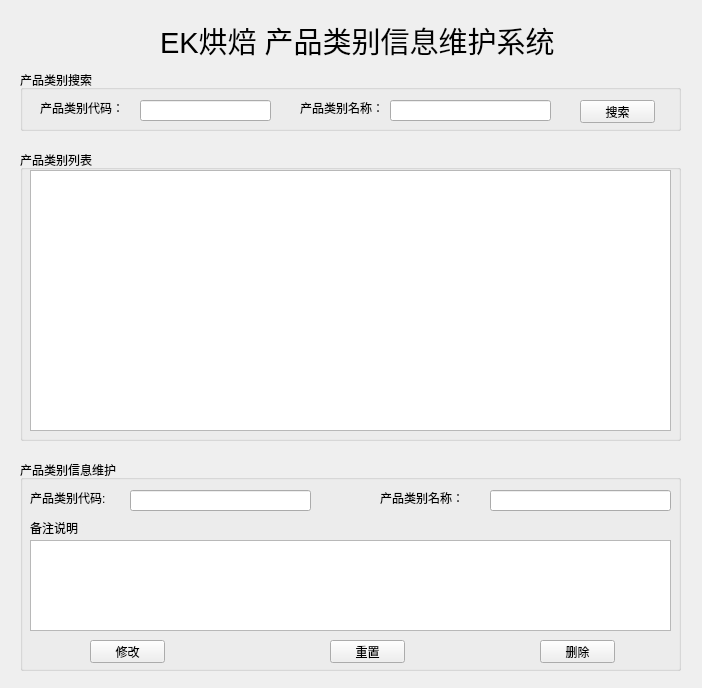
<?xml version="1.0" encoding="UTF-8"?>
<ui version="4.0">
 <class>Form</class>
 <widget class="QWidget" name="Form">
  <property name="geometry">
   <rect>
    <x>0</x>
    <y>0</y>
    <width>702</width>
    <height>688</height>
   </rect>
  </property>
  <property name="windowTitle">
   <string>Form</string>
  </property>
  <widget class="QGroupBox" name="groupBox">
   <property name="geometry">
    <rect>
     <x>20</x>
     <y>70</y>
     <width>661</width>
     <height>61</height>
    </rect>
   </property>
   <property name="title">
    <string>产品类别搜索</string>
   </property>
   <widget class="QLineEdit" name="s_type_id">
    <property name="geometry">
     <rect>
      <x>120</x>
      <y>30</y>
      <width>131</width>
      <height>21</height>
     </rect>
    </property>
   </widget>
   <widget class="QLineEdit" name="s_type_name">
    <property name="geometry">
     <rect>
      <x>370</x>
      <y>30</y>
      <width>161</width>
      <height>21</height>
     </rect>
    </property>
   </widget>
   <widget class="QPushButton" name="pb_search">
    <property name="geometry">
     <rect>
      <x>560</x>
      <y>30</y>
      <width>75</width>
      <height>23</height>
     </rect>
    </property>
    <property name="text">
     <string>搜索</string>
    </property>
    <property name="icon">
     <iconset>
      <normaloff>../img/search.png</normaloff>../img/search.png</iconset>
    </property>
   </widget>
   <widget class="QLabel" name="label">
    <property name="geometry">
     <rect>
      <x>20</x>
      <y>30</y>
      <width>81</width>
      <height>16</height>
     </rect>
    </property>
    <property name="text">
     <string>产品类别代码：</string>
    </property>
   </widget>
   <widget class="QLabel" name="label_2">
    <property name="geometry">
     <rect>
      <x>280</x>
      <y>30</y>
      <width>81</width>
      <height>16</height>
     </rect>
    </property>
    <property name="text">
     <string>产品类别名称：</string>
    </property>
   </widget>
  </widget>
  <widget class="QGroupBox" name="groupBox_2">
   <property name="geometry">
    <rect>
     <x>20</x>
     <y>150</y>
     <width>661</width>
     <height>291</height>
    </rect>
   </property>
   <property name="title">
    <string>产品类别列表</string>
   </property>
   <widget class="QTableWidget" name="tab_type_info">
    <property name="geometry">
     <rect>
      <x>10</x>
      <y>20</y>
      <width>641</width>
      <height>261</height>
     </rect>
    </property>
   </widget>
  </widget>
  <widget class="QGroupBox" name="groupBox_3">
   <property name="geometry">
    <rect>
     <x>20</x>
     <y>460</y>
     <width>661</width>
     <height>211</height>
    </rect>
   </property>
   <property name="title">
    <string>产品类别信息维护</string>
   </property>
   <widget class="QLineEdit" name="edit_type_id">
    <property name="geometry">
     <rect>
      <x>110</x>
      <y>30</y>
      <width>181</width>
      <height>21</height>
     </rect>
    </property>
   </widget>
   <widget class="QLineEdit" name="edit_type_name">
    <property name="geometry">
     <rect>
      <x>470</x>
      <y>30</y>
      <width>181</width>
      <height>21</height>
     </rect>
    </property>
   </widget>
   <widget class="QPlainTextEdit" name="edeit_desc">
    <property name="geometry">
     <rect>
      <x>10</x>
      <y>80</y>
      <width>641</width>
      <height>91</height>
     </rect>
    </property>
   </widget>
   <widget class="QPushButton" name="pb_modify">
    <property name="geometry">
     <rect>
      <x>70</x>
      <y>180</y>
      <width>75</width>
      <height>23</height>
     </rect>
    </property>
    <property name="text">
     <string>修改</string>
    </property>
    <property name="icon">
     <iconset>
      <normaloff>../img/modify.png</normaloff>../img/modify.png</iconset>
    </property>
   </widget>
   <widget class="QPushButton" name="pb_reset">
    <property name="geometry">
     <rect>
      <x>310</x>
      <y>180</y>
      <width>75</width>
      <height>23</height>
     </rect>
    </property>
    <property name="text">
     <string>重置</string>
    </property>
    <property name="icon">
     <iconset>
      <normaloff>../img/reset_ico.png</normaloff>../img/reset_ico.png</iconset>
    </property>
   </widget>
   <widget class="QPushButton" name="pushButton_3">
    <property name="geometry">
     <rect>
      <x>520</x>
      <y>180</y>
      <width>75</width>
      <height>23</height>
     </rect>
    </property>
    <property name="text">
     <string>删除</string>
    </property>
    <property name="icon">
     <iconset>
      <normaloff>../img/delete.png</normaloff>../img/delete.png</iconset>
    </property>
   </widget>
   <widget class="QLabel" name="label_3">
    <property name="geometry">
     <rect>
      <x>10</x>
      <y>30</y>
      <width>81</width>
      <height>16</height>
     </rect>
    </property>
    <property name="text">
     <string>产品类别代码:</string>
    </property>
   </widget>
   <widget class="QLabel" name="label_4">
    <property name="geometry">
     <rect>
      <x>360</x>
      <y>30</y>
      <width>81</width>
      <height>16</height>
     </rect>
    </property>
    <property name="text">
     <string>产品类别名称：</string>
    </property>
   </widget>
   <widget class="QLabel" name="label_5">
    <property name="geometry">
     <rect>
      <x>10</x>
      <y>60</y>
      <width>53</width>
      <height>15</height>
     </rect>
    </property>
    <property name="text">
     <string>备注说明：</string>
    </property>
   </widget>
  </widget>
  <widget class="QLabel" name="label_6">
   <property name="geometry">
    <rect>
     <x>160</x>
     <y>10</y>
     <width>441</width>
     <height>61</height>
    </rect>
   </property>
   <property name="font">
    <font>
     <pointsize>22</pointsize>
    </font>
   </property>
   <property name="text">
    <string>EK烘焙 产品类别信息维护系统</string>
   </property>
  </widget>
 </widget>
 <resources/>
 <connections/>
</ui>
